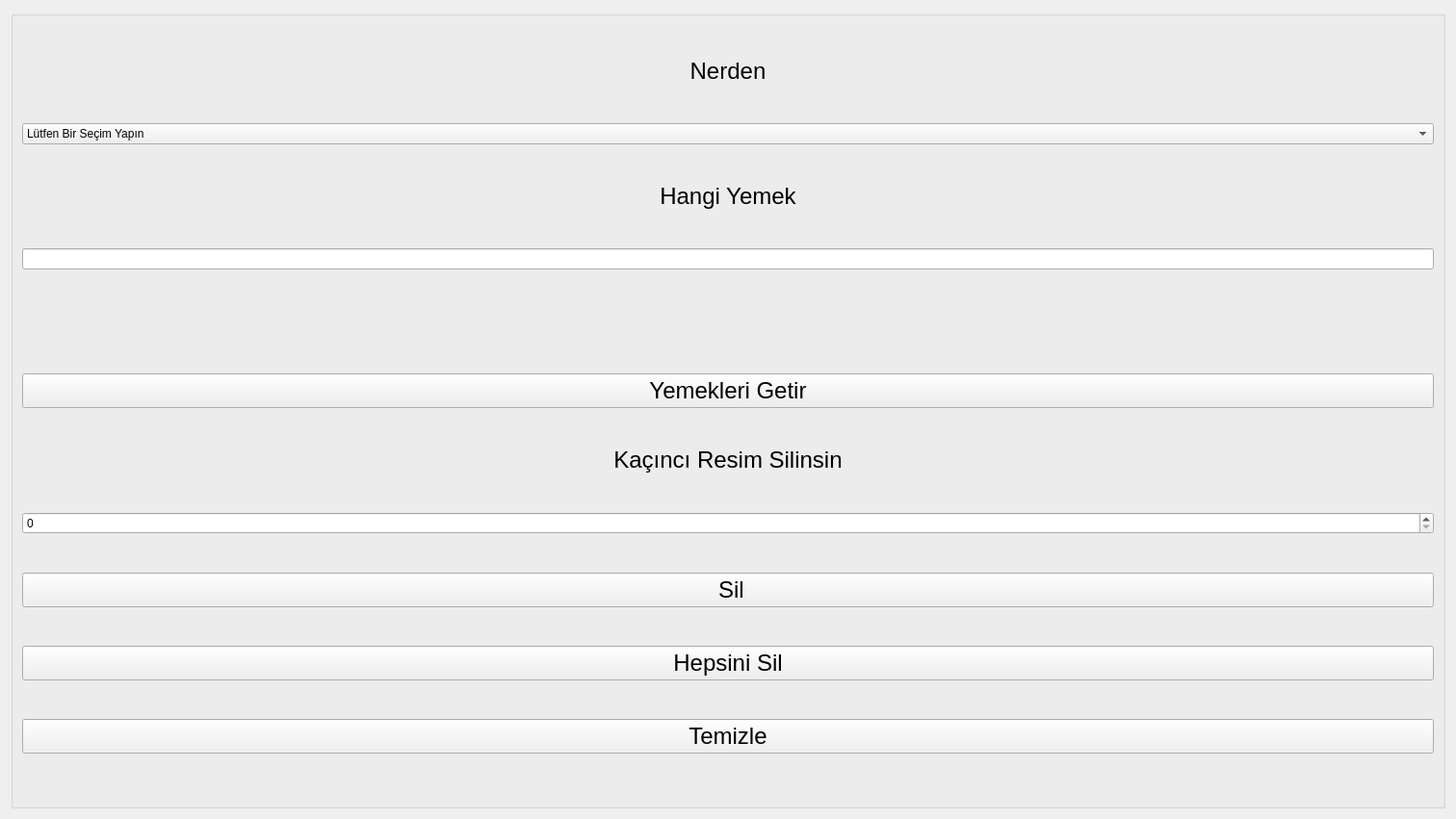
<?xml version="1.0" encoding="UTF-8"?>
<ui version="4.0">
 <class>Form</class>
 <widget class="QWidget" name="Form">
  <property name="geometry">
   <rect>
    <x>0</x>
    <y>0</y>
    <width>1512</width>
    <height>851</height>
   </rect>
  </property>
  <property name="windowTitle">
   <string>Form</string>
  </property>
  <layout class="QVBoxLayout" name="verticalLayout">
   <item>
    <widget class="QGroupBox" name="groupBox_3">
     <property name="title">
      <string/>
     </property>
     <layout class="QVBoxLayout" name="verticalLayout_3">
      <item>
       <widget class="QLabel" name="label_nerden">
        <property name="sizePolicy">
         <sizepolicy hsizetype="Preferred" vsizetype="Fixed">
          <horstretch>0</horstretch>
          <verstretch>0</verstretch>
         </sizepolicy>
        </property>
        <property name="text">
         <string>&lt;html&gt;&lt;head/&gt;&lt;body&gt;&lt;p align=&quot;center&quot;&gt;&lt;span style=&quot; font-size:18pt;&quot;&gt;Nerden&lt;/span&gt;&lt;/p&gt;&lt;/body&gt;&lt;/html&gt;</string>
        </property>
       </widget>
      </item>
      <item>
       <widget class="QComboBox" name="comboBox_hangisite">
        <item>
         <property name="text">
          <string>Lütfen Bir Seçim Yapın</string>
         </property>
        </item>
        <item>
         <property name="text">
          <string>Google</string>
         </property>
        </item>
        <item>
         <property name="text">
          <string>Pexels</string>
         </property>
        </item>
        <item>
         <property name="text">
          <string>Shutterstock</string>
         </property>
        </item>
        <item>
         <property name="text">
          <string>Freepik</string>
         </property>
        </item>
        <item>
         <property name="text">
          <string>Alamy</string>
         </property>
        </item>
        <item>
         <property name="text">
          <string>123RF</string>
         </property>
        </item>
        <item>
         <property name="text">
          <string>Pikwizard</string>
         </property>
        </item>
       </widget>
      </item>
      <item>
       <widget class="QLabel" name="label_hangiyemek">
        <property name="sizePolicy">
         <sizepolicy hsizetype="Preferred" vsizetype="Fixed">
          <horstretch>0</horstretch>
          <verstretch>0</verstretch>
         </sizepolicy>
        </property>
        <property name="text">
         <string>&lt;html&gt;&lt;head/&gt;&lt;body&gt;&lt;p align=&quot;center&quot;&gt;&lt;span style=&quot; font-size:18pt;&quot;&gt;Hangi Yemek&lt;/span&gt;&lt;/p&gt;&lt;/body&gt;&lt;/html&gt;</string>
        </property>
       </widget>
      </item>
      <item>
       <widget class="QLineEdit" name="lineEdit_yemek"/>
      </item>
      <item>
       <widget class="QLabel" name="label_hata">
        <property name="sizePolicy">
         <sizepolicy hsizetype="Preferred" vsizetype="Fixed">
          <horstretch>0</horstretch>
          <verstretch>0</verstretch>
         </sizepolicy>
        </property>
        <property name="text">
         <string>&lt;html&gt;&lt;head/&gt;&lt;body&gt;&lt;p align=&quot;center&quot;&gt;&lt;br/&gt;&lt;/p&gt;&lt;/body&gt;&lt;/html&gt;</string>
        </property>
       </widget>
      </item>
      <item>
       <widget class="QPushButton" name="pushButton">
        <property name="font">
         <font>
          <pointsize>18</pointsize>
         </font>
        </property>
        <property name="whatsThis">
         <string>&lt;html&gt;&lt;head/&gt;&lt;body&gt;&lt;p align=&quot;center&quot;&gt;&lt;br/&gt;&lt;/p&gt;&lt;/body&gt;&lt;/html&gt;</string>
        </property>
        <property name="text">
         <string>Yemekleri Getir</string>
        </property>
       </widget>
      </item>
      <item>
       <widget class="QLabel" name="label_kacadet">
        <property name="sizePolicy">
         <sizepolicy hsizetype="Preferred" vsizetype="Fixed">
          <horstretch>0</horstretch>
          <verstretch>0</verstretch>
         </sizepolicy>
        </property>
        <property name="text">
         <string>&lt;html&gt;&lt;head/&gt;&lt;body&gt;&lt;p align=&quot;center&quot;&gt;&lt;span style=&quot; font-size:18pt;&quot;&gt;Kaçıncı Resim Silinsin&lt;/span&gt;&lt;/p&gt;&lt;/body&gt;&lt;/html&gt;</string>
        </property>
       </widget>
      </item>
      <item>
       <widget class="QSpinBox" name="spinBox_Adet"/>
      </item>
      <item>
       <widget class="QPushButton" name="pushButton_3">
        <property name="font">
         <font>
          <pointsize>18</pointsize>
         </font>
        </property>
        <property name="whatsThis">
         <string>&lt;html&gt;&lt;head/&gt;&lt;body&gt;&lt;p align=&quot;center&quot;&gt;&lt;br/&gt;&lt;/p&gt;&lt;/body&gt;&lt;/html&gt;</string>
        </property>
        <property name="text">
         <string> Sil</string>
        </property>
       </widget>
      </item>
      <item>
       <widget class="QPushButton" name="pushButton_2">
        <property name="font">
         <font>
          <pointsize>18</pointsize>
         </font>
        </property>
        <property name="whatsThis">
         <string>&lt;html&gt;&lt;head/&gt;&lt;body&gt;&lt;p align=&quot;center&quot;&gt;&lt;br/&gt;&lt;/p&gt;&lt;/body&gt;&lt;/html&gt;</string>
        </property>
        <property name="text">
         <string>Hepsini Sil</string>
        </property>
       </widget>
      </item>
      <item>
       <widget class="QPushButton" name="pushButton_4">
        <property name="font">
         <font>
          <pointsize>18</pointsize>
         </font>
        </property>
        <property name="text">
         <string>Temizle</string>
        </property>
       </widget>
      </item>
     </layout>
    </widget>
   </item>
  </layout>
 </widget>
 <resources/>
 <connections/>
</ui>
